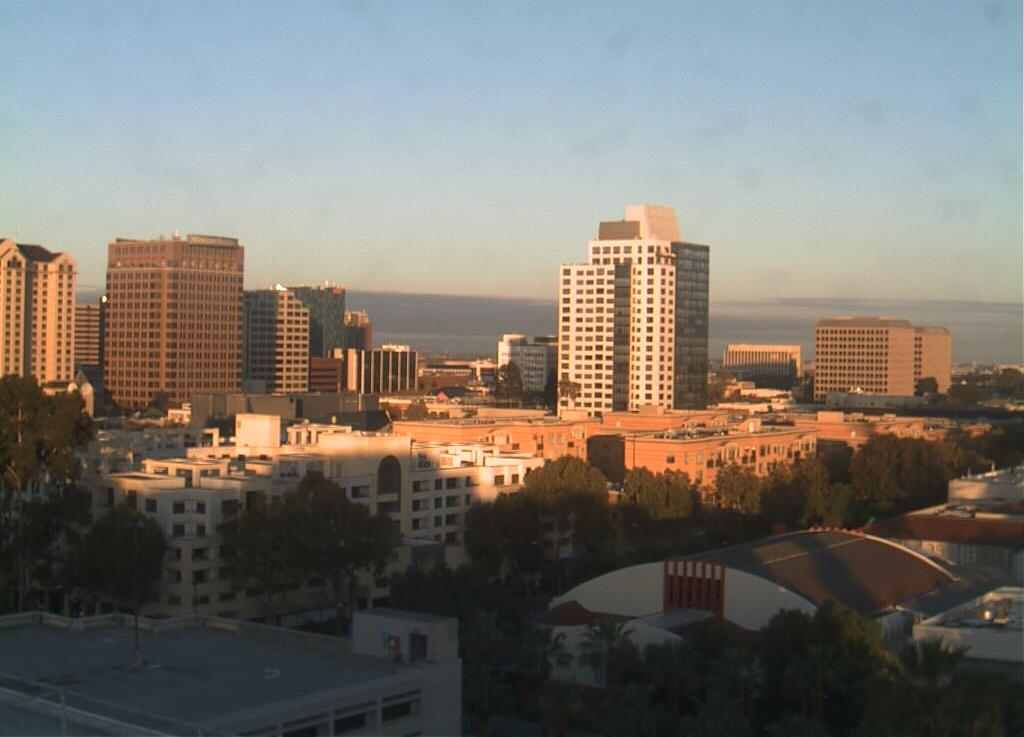
#> input picture lessons/1_1_Image_Representation/day_night_images/training/day/20151101_145511.jpg, 1024 x 737 px; its folder holds only this picture in this run
$ jupyter execute --allow-errors '6_4. Classification.ipynb'   (shell and % lines are left out)
#> lines starting #> are read from the running program, lines starting #| are printed output that depends on the picture; long printed decimals are rounded
### lessons/1_1_Image_Representation/helpers.py
# Helper functions

import os
import glob # library for loading images from a directory
import matplotlib.image as mpimg

import cv2


# This function loads in images and their labels and places them in a list
# The list contains all images and their associated labels
# For example, after data is loaded, im_list[0][:] will be the first image-label pair in the list
def load_dataset(image_dir):

    # Populate this empty image list
#> called with image_dir = 'day_night_images/training/'
    im_list = []
    image_types = ["day", "night"]

    # Iterate through each color folder
    for im_type in image_types:

        # Iterate through each image file in each image_type folder
        # glob reads in any image with the extension "image_dir/im_type/*"
        for file in glob.glob(os.path.join(image_dir, im_type, "*")):

            # Read in the image
            im = mpimg.imread(file)
#> im is the input picture: shape (737, 1024, 3); mean R, G, B 120.9, 116.4, 109.5

            # Check if the image exists/if it's been correctly read-in
            if not im is None:
                # Append the image, and it's type (red, green, yellow) to the image list
                im_list.append((im, im_type))

    return im_list


## Standardize the input images
# Resize each image to the desired input size: 600x1100px (hxw).

## Standardize the output
# With each loaded image, we also specify the expected output.
# For this, we use binary numerical values 0/1 = night/day.


# This function should take in an RGB image and return a new, standardized version
# 600 height x 1100 width image size (px x px)
def standardize_input(image):

    # Resize image and pre-process so that all "standard" images are the same size
    standard_im = cv2.resize(image, (1100, 600))

    return standard_im


# Examples:
# encode("day") should return: 1
# encode("night") should return: 0
def encode(label):

    numerical_val = 0
    if(label == 'day'):
        numerical_val = 1
    # else it is night and can stay 0

    return numerical_val

# using both functions above, standardize the input images and output labels
def standardize(image_list):

    # Empty image data array
    standard_list = []

    # Iterate through all the image-label pairs
    for item in image_list:
        image = item[0]
        label = item[1]

        # Standardize the image
        standardized_im = standardize_input(image)

        # Create a numerical label
        binary_label = encode(label)

        # Append the image, and it's one hot encoded label to the full, processed list of image data
        standard_list.append((standardized_im, binary_label))

    return standard_list

### lessons/1_1_Image_Representation/6_4. Classification.ipynb
# Day and Night Image Classifier
---

The day/night image dataset consists of 200 RGB color images in two categories: day and night. There are equal numbers of each example: 100 day images and 100 night images.

We'd like to build a classifier that can accurately label these images as day or night, and that relies on finding distinguishing features between the two types of images!

*Note: All images come from the [AMOS dataset](http://cs.uky.edu/~jacobs/datasets/amos/) (Archive of Many Outdoor Scenes).*

### Import resources

Before you get started on the project code, import the libraries and resources that you'll need.

[cell 1]
import cv2 # computer vision library
import helpers

import numpy as np
import matplotlib.pyplot as plt
import matplotlib.image as mpimg

## Training and Testing Data
The 200 day/night images are separated into training and testing datasets.

* 60% of these images are training images, for you to use as you create a classifier.
* 40% are test images, which will be used to test the accuracy of your classifier.

First, we set some variables to keep track of some where our images are stored:

    image_dir_training: the directory where our training image data is stored
    image_dir_test: the directory where our test image data is stored

[cell 2]
# Image data directories
image_dir_training = "day_night_images/training/"
image_dir_test = "day_night_images/test/"

## Load the datasets

These first few lines of code will load the training day/night images and store all of them in a variable, `IMAGE_LIST`. This list contains the images and their associated label ("day" or "night").

For example, the first image-label pair in `IMAGE_LIST` can be accessed by index:
``` IMAGE_LIST[0][:]```.

[cell 3]
# Using the load_dataset function in helpers.py
# Load training data
IMAGE_LIST = helpers.load_dataset(image_dir_training)
#> IMAGE_LIST = 2 items

## Construct a `STANDARDIZED_LIST` of input images and output labels.

This function takes in a list of image-label pairs and outputs a **standardized** list of resized images and numerical labels.

[cell 4]
# Standardize all training images
STANDARDIZED_LIST = helpers.standardize(IMAGE_LIST)
#> the loop in standardize, `for item in image_list:` made 2 passes
#> (label, numerical_val in encode, binary_label) on passes 1 to 2: ('day', 1, 1), ('night', 0, 0)
#> pass 1, in standardize_input, `standard_im = cv2.resize(image, (1100, 600))`:
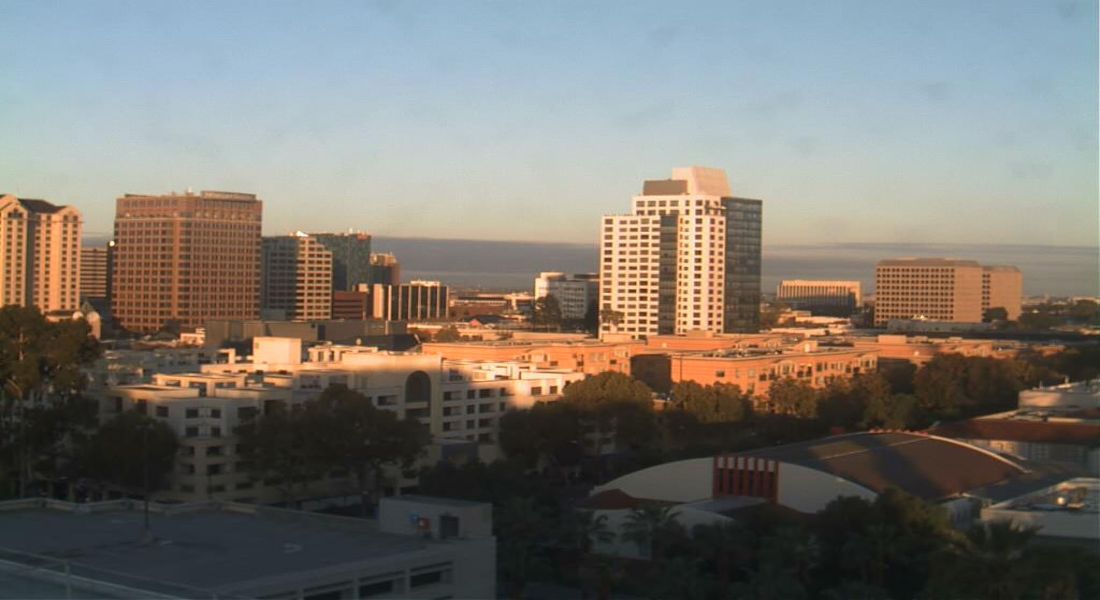
#> standard_im: shape (600, 1100, 3); mean R, G, B 120.8, 116.3, 109.4
#> pass 2, in standardize_input (call 2), `standard_im = cv2.resize(image, (1100, 600))`:
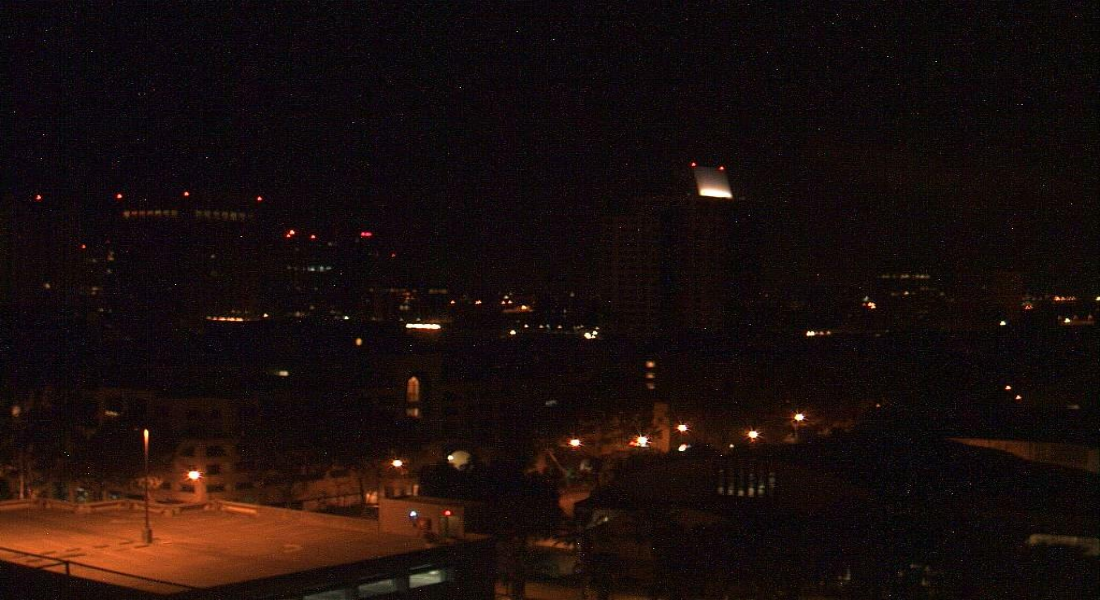
#> standard_im: shape (600, 1100, 3); mean R, G, B 25.8, 13.8, 11.9
#> STANDARDIZED_LIST = 2 items

## Visualize the standardized data

Display a standardized image from STANDARDIZED_LIST.

[cell 5]
# Display a standardized image and its label

# Select an image by index
image_num = 0
selected_image = STANDARDIZED_LIST[image_num][0]
selected_label = STANDARDIZED_LIST[image_num][1]
#> selected_label = 1

# Display image and data about it
plt.imshow(selected_image)
print("Shape: "+str(selected_image.shape))
#| Shape: (600, 1100, 3)
print("Label [1 = day, 0 = night]: " + str(selected_label))
#| Label [1 = day, 0 = night]: 1

# Feature Extraction

Create a feature that represents the brightness in an image. We'll be extracting the **average brightness** using HSV colorspace. Specifically, we'll use the V channel (a measure of brightness), add up the pixel values in the V channel, then divide that sum by the area of the image to get the average Value of the image.

---
###  Find the average brightness using the V channel

This function takes in a **standardized** RGB image and returns a feature (a single value) that represent the average level of brightness in the image. We'll use this value to classify the image as day or night.

[cell 6]
# Find the average Value or brightness of an image
def avg_brightness(rgb_image):
    # Convert image to HSV
    hsv = cv2.cvtColor(rgb_image, cv2.COLOR_RGB2HSV)

    # Add up all the pixel values in the V channel
    sum_brightness = np.sum(hsv[:,:,2])
    area = 600*1100.0  # pixels

    # find the avg
    avg = sum_brightness/area

    return avg

[cell 7]
# Testing average brightness levels
# Look at a number of different day and night images and think about
# what average brightness value separates the two types of images

# Find the average of the averages from all day and night images

night_brightness = []
day_brightness = []

for image in STANDARDIZED_LIST:

    if image[1] == 0:
        night_brightness.append(avg_brightness(image[0]))
    elif image[1] == 1:
        day_brightness.append(avg_brightness(image[0]))
#> this loop made 2 passes
#> after the loop, day_brightness = [132.1]; night_brightness = [26.07]

avg_day_brightness = np.mean(day_brightness)
#> avg_day_brightness = 132.1
avg_night_brightness = np.mean(night_brightness)
#> avg_night_brightness = 26.07
min_day_brightness = np.min(day_brightness)
#> min_day_brightness = 132.1
max_night_brightness = np.max(night_brightness)
#> max_night_brightness = 26.07

print(f"Average of average day brightness from: {avg_day_brightness}")
#| Average of average day brightness from: 132.134
print(f"Average of average night brightness: {avg_night_brightness}")
#| Average of average night brightness: 26.067
print(f"Minimum day brightness: {min_day_brightness}")
#| Minimum day brightness: 132.134
print(f"Maximum night brightness: {max_night_brightness}")
#| Maximum night brightness: 26.067
